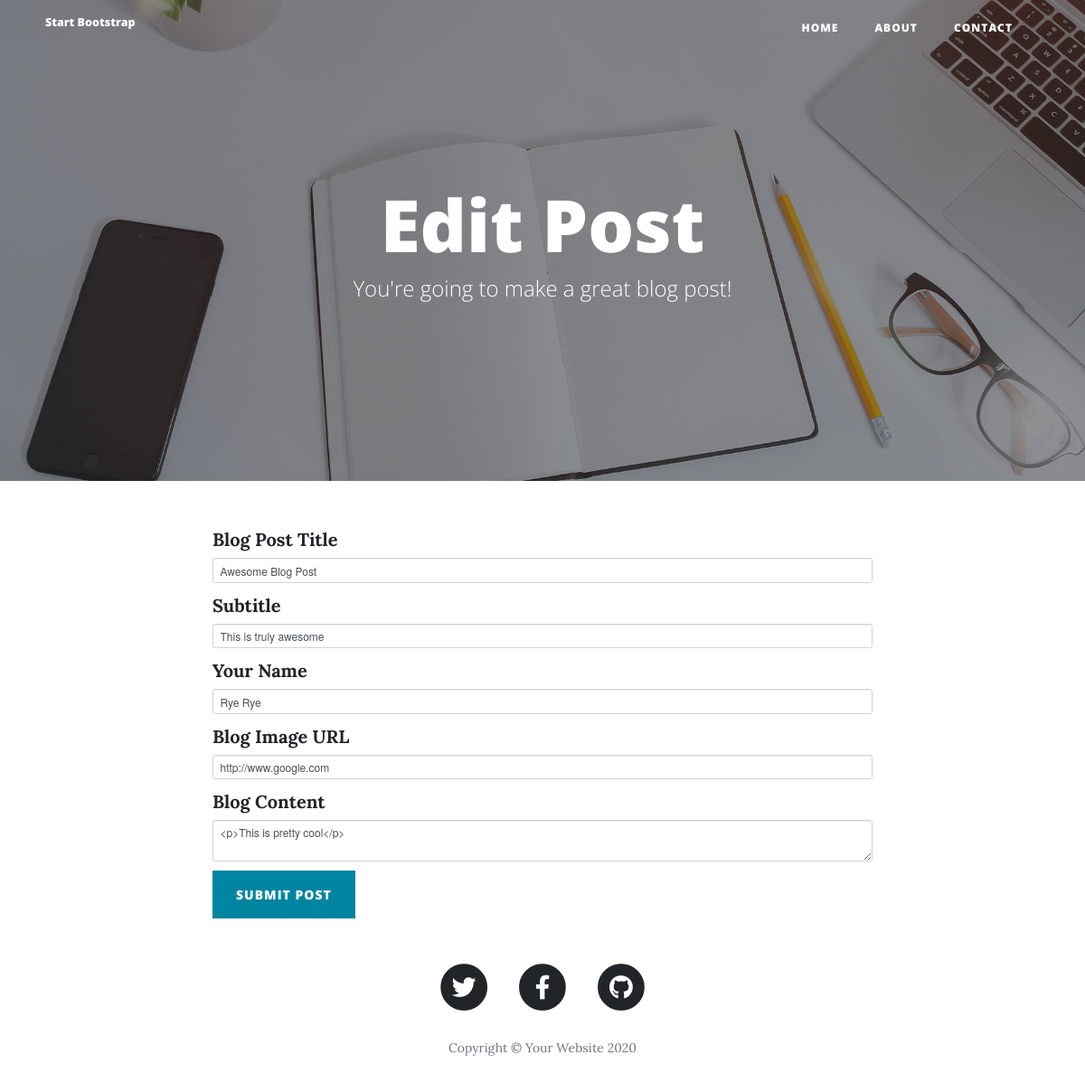
Page /edit-post/5 on the committed database.
### main.py (models this page shows)
class BlogPost(db.Model):
    id = db.Column(db.Integer, primary_key=True)
    title = db.Column(db.String(250), unique=True, nullable=False)
    subtitle = db.Column(db.String(250), nullable=False)
    date = db.Column(db.String(250), nullable=False)
    body = db.Column(db.Text, nullable=False)
    author = db.Column(db.String(250), nullable=False)
    img_url = db.Column(db.String(250), nullable=False)

### main.py (the view)
@app.route("/edit-post/<int:post_id>", methods=["GET", "POST"])
def edit_post(post_id):
    requested_post = BlogPost.query.get(post_id)
    edit_form = CreatePostForm(
        title=requested_post.title,
        subtitle=requested_post.subtitle,
        img_url=requested_post.img_url,
        author=requested_post.author,
        body=requested_post.body,
    )
    if edit_form.validate_on_submit():
        requested_post.title=edit_form.title.data
        requested_post.subtitle=edit_form.subtitle.data
        requested_post.img_url=edit_form.img_url.data
        requested_post.author=edit_form.author.data
        requested_post.body=edit_form.body.data
        db.session.commit()
        return redirect(url_for("show_post", post_id=requested_post.id))
    else:
        return render_template("make-post.html", form=edit_form, is_edit=True)

### main.py
class CreatePostForm(FlaskForm):
    title = StringField("Blog Post Title", validators=[DataRequired()])
    subtitle = StringField("Subtitle", validators=[DataRequired()])
    author = StringField("Your Name", validators=[DataRequired()])
    img_url = StringField("Blog Image URL", validators=[DataRequired(), URL()])
    body = CKEditorField("Blog Content", validators=[DataRequired()])
    submit = SubmitField("Submit Post")

### templates/make-post.html (shortened to what this page needs)
{% extends 'bootstrap/base.html' %}
{% import 'bootstrap/wtf.html' as wtf %}
{% block content %}
{% include "header.html" %}
  <header class="masthead" style="background-image: url('{{ url_for('static', filename='img/edit-bg.jpg')}}')">
    <div class="overlay"></div>
    <div class="container">
      <div class="row">
        <div class="col-lg-8 col-md-10 mx-auto">
          <div class="page-heading">
            {% if is_edit: %}
            <h1>Edit Post</h1>
            {% else: %}
            <h1>New Post</h1>
            {% endif %}
            <span class="subheading">You're going to make a great blog post!</span>
          </div>
        </div>
      </div>
    </div>
  </header>
  <div class="container">
    <div class="row">
      <div class="col-lg-8 col-md-10 mx-auto">
        {{ wtf.quick_form(form, novalidate=True, button_map={"submit": "primary"}) }}
      </div>
    </div>
  </div>
{% include "footer.html" %}
{% endblock %}

### rows in the picture
BlogPost: title "Awesome Blog Post", subtitle "This is truly awesome", author "Rye Rye", img_url "http://www.google.com", body "<p>This is pretty cool</p>"
